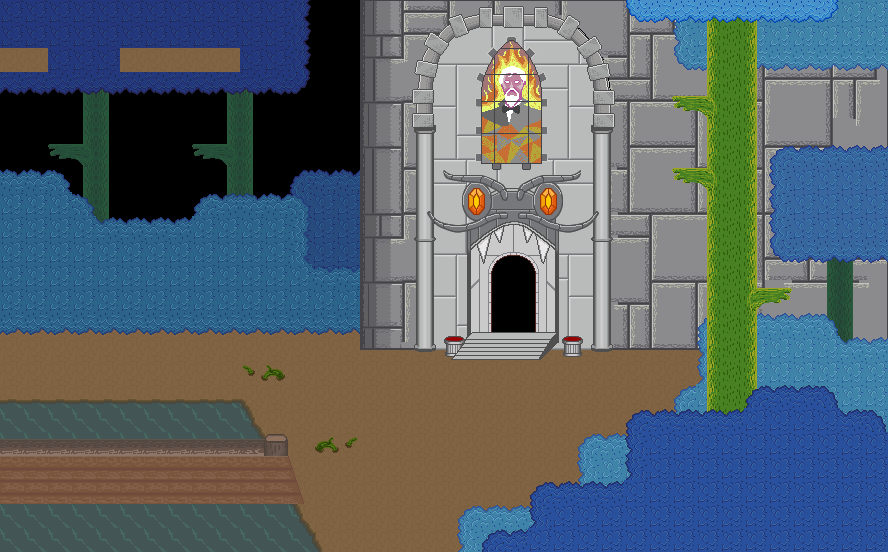

Below is a game level as drawn by its tile map, then a one-line description and the .tmx that defines it (tile-layer data replaced by summaries):
An orthogonal 37x23 tile map with 24x24 px tiles, 13 tile layers (bg_tree, bg_leaves3, floor, features, ...) and 16 objects (6x sprite, 3x door, key, hiddendoortrigger).

<map version="1.0" orientation="orthogonal" width="37" height="23" tilewidth="24" tileheight="24">
 <properties>
  <property name="blue" value="0" />
  <property name="green" value="0" />
  <property name="offset" value="9" />
  <property name="overworldName" value="caverns" />
  <property name="red" value="0" />
  <property name="soundtrack" value="castle-entrance" />
 </properties>
 <tileset firstgid="1" name="castle-hawkthorne-entrance" tilewidth="24" tileheight="24">
  <image source="../images/tilesets/castle-hawkthorne-entrance.png" width="600" height="912" />
 </tileset>
 <layer name="bg_tree" width="37" height="23">
  <data>[851 cells, 117 non-empty, 4 distinct tile ids]</data>
 </layer>
 <layer name="bg_leaves3" width="37" height="23">
  <data>[851 cells, 52 non-empty, 3 distinct tile ids]</data>
 </layer>
 <layer name="floor" width="37" height="23">
  <data>[851 cells, 593 non-empty, 8 distinct tile ids]</data>
 </layer>
 <layer name="features" width="37" height="23">
  <data>[851 cells, 4 non-empty, 2 distinct tile ids]</data>
 </layer>
 <layer name="bridge" width="37" height="23">
  <data>[851 cells, 39 non-empty, 12 distinct tile ids]</data>
 </layer>
 <layer name="bg_leaves2" width="37" height="23">
  <data>[851 cells, 17 non-empty, 3 distinct tile ids]</data>
 </layer>
 <layer name="bg_leaves" width="37" height="23">
  <data>[851 cells, 84 non-empty, 4 distinct tile ids]</data>
 </layer>
 <layer name="wall" width="37" height="23">
  <data>[851 cells, 330 non-empty, 330 distinct tile ids]</data>
 </layer>
 <layer name="gate" width="37" height="23">
  <data>[851 cells, 144 non-empty, 144 distinct tile ids]</data>
 </layer>
 <objectgroup name="floorspace" width="37" height="23">
  <object x="0" y="336">
   <properties>
    <property name="primary" value="true" />
   </properties>
   <polygon points="0,0 360,0 360,24 408,24 432,24 456,24 473,-2 554,-2 540,22 584,22 600,15 707,15 696,72 648,144 600,192 552,216 328,218 292,156 -2,157 0,120 288,120 288,96 264,96 245,64 0,63" />
  </object>
  <object x="365" y="380">
   <properties>
    <property name="height" value="24" />
   </properties>
   <polygon points="1,4 47,4 63,-8 16,-8" />
  </object>
  <object x="96" y="377" width="72" height="6">
   <properties>
    <property name="height" value="1000" />
   </properties>
  </object>
  <object x="428" y="478">
   <properties>
    <property name="height" value="24" />
   </properties>
   <polygon points="20,4 39,4 36,0 22,0" />
  </object>
  <object x="18" y="382">
   <properties>
    <property name="height" value="24" />
   </properties>
   <polygon points="20,4 39,4 36,0 22,0" />
  </object>
 </objectgroup>
 <objectgroup color="#000000" name="nodes" width="37" height="23">
  <object type="door" x="0" y="0" width="24" height="482">
   <properties>
    <property name="instant" value="true" />
    <property name="level" value="seabluff" />
    <property name="to" value="seabluff-to-castle" />
   </properties>
  </object>
  <object type="sprite" x="432" y="456" width="48" height="24">
   <properties>
    <property name="height" value="24" />
    <property name="sheet" value="images/sprites/castle/castle-rock.png" />
    <property name="width" value="48" />
   </properties>
  </object>
  <object type="sprite" x="0" y="0" width="288" height="384">
   <properties>
    <property name="depth" value="3" />
    <property name="height" value="384" />
    <property name="sheet" value="images/sprites/castle/castle-left-tree.png" />
    <property name="width" value="288" />
   </properties>
  </object>
  <object type="sprite" x="24" y="360" width="48" height="24">
   <properties>
    <property name="height" value="24" />
    <property name="sheet" value="images/sprites/castle/castle-rock.png" />
    <property name="width" value="48" />
   </properties>
  </object>
  <object type="sprite" x="0" y="480" width="312" height="24">
   <properties>
    <property name="height" value="24" />
    <property name="sheet" value="images/sprites/castle/entrance_bridge.png" />
    <property name="width" value="312" />
   </properties>
  </object>
  <object name="next" type="door" x="489" y="251" width="47" height="82">
   <properties>
    <property name="aniframes2" value="1-7,1" />
    <property name="anispeed2" value="0.25" />
    <property name="closedinfo" value="You have the key. Now place it on the pedestal." />
    <property name="hideable" value="true" />
    <property name="info" value="You unlock the castle with the {{peach}}white crystal{{white}} of discipline, which you must free from the black caverns." />
    <property name="inventory" value="true" />
    <property name="key" value="white_crystal" />
    <property name="level" value="castle-hawkthorne" />
    <property name="sound" value="false" />
    <property name="sprite" value="castle" />
    <property name="sprite_height" value="81" />
    <property name="sprite_width" value="51" />
    <property name="to" value="main" />
    <property name="trigger" value="doortriggers.pedestal" />
   </properties>
  </object>
  <object type="sprite" x="441" y="312" width="24" height="24">
   <properties>
    <property name="animation" value="1-3,1" />
    <property name="height" value="24" />
    <property name="sheet" value="images/sprites/castle/flame.png" />
    <property name="width" value="24" />
   </properties>
  </object>
  <object type="sprite" x="560" y="312" width="24" height="24">
   <properties>
    <property name="animation" value="1-3,1" />
    <property name="height" value="24" />
    <property name="sheet" value="images/sprites/castle/flame.png" />
    <property name="width" value="24" />
   </properties>
  </object>
  <object name="master" type="key" x="600" y="456" width="24" height="24" />
  <object name="main" type="door" x="48" y="432" width="24" height="50" />
  <object type="hiddendoortrigger" x="360" y="336" width="72" height="48">
   <properties>
    <property name="height" value="52" />
    <property name="needKey" value="white_crystal" />
    <property name="sprite" value="pedestal" />
    <property name="target" value="next" />
    <property name="width" value="72" />
   </properties>
  </object>
 </objectgroup>
 <layer name="foreground" width="37" height="23">
  <properties>
   <property name="foreground" value="true" />
  </properties>
  <data>[851 cells, 10 non-empty, 1 distinct tile ids]</data>
 </layer>
 <layer name="foreground2" width="37" height="23">
  <properties>
   <property name="foreground" value="true" />
  </properties>
  <data>[851 cells, 167 non-empty, 6 distinct tile ids]</data>
 </layer>
 <layer name="foreground3" width="37" height="23">
  <properties>
   <property name="foreground" value="true" />
  </properties>
  <data>[851 cells, 57 non-empty, 4 distinct tile ids]</data>
 </layer>
 <layer name="foreground4" width="37" height="23">
  <properties>
   <property name="foreground" value="true" />
  </properties>
  <data>[851 cells, 93 non-empty, 5 distinct tile ids]</data>
 </layer>
</map>
